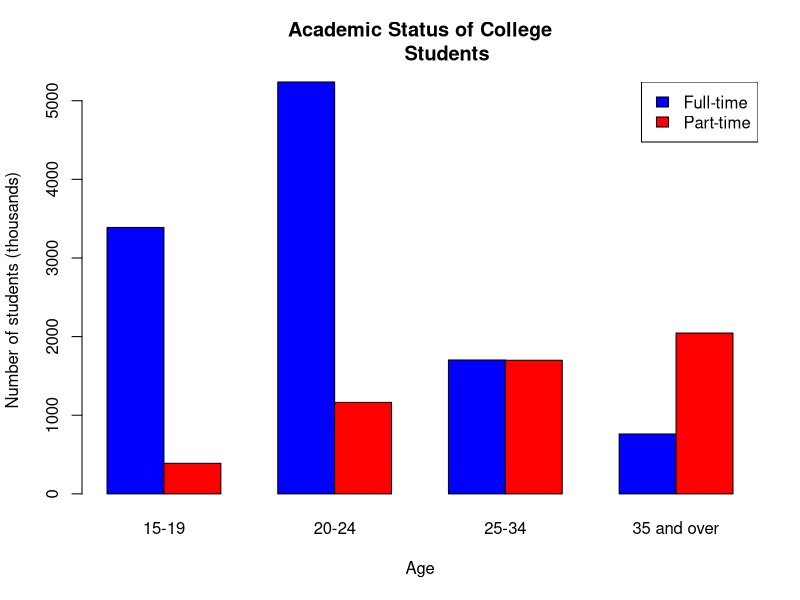

This chart was generated by the following R code:
Age=c('15-19', '20-24', '25-34', '35 and over')
Status=c('Full-time', 'Part-time')
Data=c(3388,5238,1703,762,389,1164,1699,2045)

Table=matrix(Data,nrow=2,ncol=4,byrow=TRUE,dimnames=list(Status,Age))
barplot(Table,beside=TRUE,col=c('blue','red'),main='Academic Status of College
         Students',ylab='Number of students (thousands)',xlab='Age')
legend('topright',legend=c('Full-time', 'Part-time'),fill=c('blue','red'))